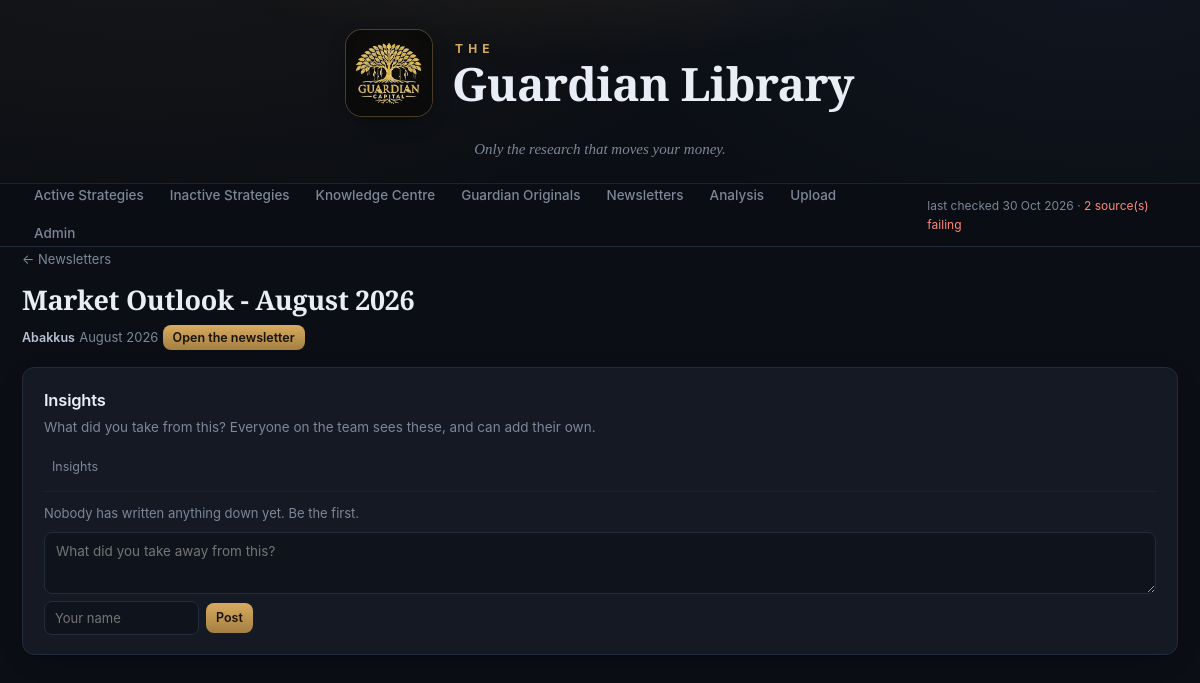
Page /newsletter/7952 on the committed database.
### tables this page shows
CREATE TABLE runs (
    id            INTEGER PRIMARY KEY AUTOINCREMENT,
    started_at    TEXT NOT NULL,
    finished_at   TEXT,
    new_items     INTEGER NOT NULL DEFAULT 0,
    sources_ok    INTEGER NOT NULL DEFAULT 0,
    sources_fail  INTEGER NOT NULL DEFAULT 0,
    detail        TEXT NOT NULL DEFAULT ''
);

CREATE TABLE items (
    id            INTEGER PRIMARY KEY AUTOINCREMENT,
    fund_id       INTEGER NOT NULL REFERENCES funds(id) ON DELETE CASCADE,
    source_id     INTEGER REFERENCES sources(id) ON DELETE SET NULL,
    kind          TEXT NOT NULL,   -- video | news | document
    title         TEXT NOT NULL,
    url           TEXT NOT NULL,
    canonical_url TEXT NOT NULL,   -- url stripped of tracking params, used for dedupe
    thumbnail     TEXT NOT NULL DEFAULT '',
    author        TEXT NOT NULL DEFAULT '',
    summary       TEXT NOT NULL DEFAULT '',
    published_at  TEXT,
    fetched_at    TEXT NOT NULL,
    seen          INTEGER NOT NULL DEFAULT 0,
    starred       INTEGER NOT NULL DEFAULT 0,
    duration_secs INTEGER,          -- videos only; NULL when unknown
    content_type  TEXT NOT NULL DEFAULT 'unclassified',  -- research | promo
    classify_why  TEXT NOT NULL DEFAULT '', period TEXT NOT NULL DEFAULT '', language TEXT NOT NULL DEFAULT '', language_why TEXT NOT NULL DEFAULT '', speaker TEXT NOT NULL DEFAULT '', speaker_why TEXT NOT NULL DEFAULT '',
    UNIQUE(fund_id, canonical_url)
);

CREATE TABLE funds (
    id            INTEGER PRIMARY KEY AUTOINCREMENT,
    name          TEXT NOT NULL UNIQUE,   -- product name, e.g. "Marcellus CCP"
    house         TEXT NOT NULL DEFAULT '',
    managers      TEXT NOT NULL DEFAULT '',  -- comma separated
    category      TEXT NOT NULL DEFAULT '',  -- PMS / AIF / MF
    match_terms   TEXT NOT NULL DEFAULT '',  -- extra keywords for relevance check
    active        INTEGER NOT NULL DEFAULT 1,
    created_at    TEXT NOT NULL
, bucket TEXT NOT NULL DEFAULT 'active');

### app.py (the view)
@app.get("/newsletter/<int:item_id>")
def newsletter(item_id):
    item = db.get_item(item_id)
    if not item or item["kind"] not in ("newsletter", "document"):
        return redirect(url_for("newsletters"))
    return render_template(
        "newsletter.html",
        item=item,
        summary=db.summaries_by_item([item_id]).get(item_id),
        insights=db.insights_for([item_id]).get(item_id, []),
        last_run=db.last_run())

### app.py (called while the page is built)
@app.context_processor
def inject_globals():
    return {"cfg": config}

@app.before_request
def require_team_password():
    if not config.VIEWER_PASSWORD:
        return None
    if request.endpoint in PUBLIC_ENDPOINTS:
        return None
    if session.get("viewer") or session.get("admin"):
        return None
    return redirect(url_for("login", next=request.full_path))

@app.after_request
def no_store_html(response):
    if response.mimetype == "text/html":
        response.headers["Cache-Control"] = "no-store, must-revalidate"
        response.headers["Pragma"] = "no-cache"
        response.headers["Expires"] = "0"
    return response

@app.template_filter("when")
def when(iso):
    if not iso:
        return "—"
    from dateutil import parser as dp
    try:
        return dp.parse(iso).strftime("%d %b %Y")
    except (ValueError, TypeError):
        return "—"

@app.template_filter("month_name")
def month_name(period):
    if not period or period == "undated":
        return "Undated"
    names = ["", "January", "February", "March", "April", "May", "June",
             "July", "August", "September", "October", "November", "December"]
    try:
        return f"{names[int(period[5:7])]} {period[:4]}"
    except (ValueError, IndexError):
        return period

### config.py (called while the page is built)
def logo_file():
    if LOGO_FILE:
        return LOGO_FILE if os.path.exists(
            os.path.join(BASE_DIR, "static", LOGO_FILE)) else ""
    for name in _LOGO_NAMES:
        if os.path.exists(os.path.join(BASE_DIR, "static", name)):
            return name
    return ""

def has_logo():
    return bool(logo_file())

### db.py (called while the page is built)
def connect():
    os.makedirs(config.DATA_DIR, exist_ok=True)
    conn = sqlite3.connect(config.DB_PATH, timeout=30)
    conn.row_factory = sqlite3.Row
    conn.execute("PRAGMA foreign_keys = ON")
    conn.execute("PRAGMA journal_mode = WAL")
    return conn

def get_item(item_id):
    conn = connect()
    row = conn.execute(
        """SELECT i.*, f.name AS fund_name, f.house, f.managers
           FROM items i JOIN funds f ON f.id = i.fund_id
           WHERE i.id = ?""", (item_id,)).fetchone()
    conn.close()
    return dict(row) if row else None

def last_run():
    conn = connect()
    row = conn.execute(
        "SELECT * FROM runs ORDER BY id DESC LIMIT 1").fetchone()
    conn.close()
    return dict(row) if row else None

### templates/newsletter.html (shortened to what this page needs)
{% extends "base.html" %}
{% from "_insights.html" import insight_block %}
{% block content %}
<p style="margin:0 0 12px">
  <a class="quiet" href="{{ url_for('newsletters') }}">← Newsletters</a>
</p>
<h1 class="watch-title">{{ item.title }}</h1>
<div class="meta" style="margin-bottom:18px">
  <span class="fundname">{{ item.house or item.fund_name }}</span>
  <span class="quiet">{{ item.period | month_name }}</span>
  <a class="btn sm" href="{{ item.url }}" target="_blank" rel="noopener">Open the newsletter</a>
</div>
<div class="panel">
  <h2 style="margin-bottom:4px">Insights</h2>
  <p class="hint">
    What did you take from this? Everyone on the team sees these, and can add
    their own.
  </p>
  {% if cfg.STATIC_EXPORT %}
    {# A published page cannot write to a database, so the thread lives in
       GitHub Discussions - one per newsletter, posted to from right here. #}
    {% if cfg.giscus_ready() %}
      <script src="https://giscus.app/client.js"
              data-repo="{{ cfg.GISCUS_REPO }}"
              data-repo-id="{{ cfg.GISCUS_REPO_ID }}"
              data-category="{{ cfg.GISCUS_CATEGORY }}"
              data-category-id="{{ cfg.GISCUS_CATEGORY_ID }}"
              data-mapping="pathname"
              data-strict="1"
              data-reactions-enabled="1"
              data-emit-metadata="0"
              data-input-position="top"
              data-theme="dark_dimmed"
              data-lang="en"
              data-loading="lazy"
              async>
      </script>
      <noscript>
        <a href="https://github.com/{{ cfg.GISCUS_REPO }}/discussions">
          Read and add insights on GitHub Discussions</a>.
      </noscript>
    {% else %}
      <p class="hint">
        Not connected yet. Turn on Discussions for the repository and install
        the giscus app, then insights appear here for everyone.
        <a href="https://github.com/{{ cfg.GISCUS_REPO }}/discussions"
           target="_blank" rel="noopener">Open Discussions</a>
      </p>
    {% endif %}
  {% else %}
    {{ insight_block(item.id, insights) }}
  {% endif %}
</div>
{% endblock %}

### templates/base.html (shortened to what this page needs)
<!doctype html>
<html lang="en">
<head>
  <link rel="stylesheet" href="{{ url_for('static', filename='style.css') }}">
</head>
<body>
<div class="masthead">
  <a class="mh-inner" href="{{ url_for('index') }}">
    <span class="mh-logo">
      {% if cfg.has_logo() %}
        <img src="{{ url_for('static', filename=cfg.logo_file()) }}"
             alt="Guardian Capital">
      {% endif %}
    </span>
    <span class="mh-words">
      <span class="mh-the">The</span>
      <span class="mh-name">{{ cfg.SITE_NAME }}</span>
    </span>
  </a>
  <p class="mh-tagline">{{ cfg.SITE_TAGLINE }}</p>
</div>
<header class="topbar">
  <div class="wrap">
    <nav>
      {% for key, label, _desc in cfg.BUCKETS %}
        {% if not (cfg.STATIC_EXPORT and key == 'inhouse') %}
          <a href="{{ url_for('shelf', bucket=key) }}"
             class="{{ 'on' if request.endpoint in ('shelf', 'index') and bucket == key }}">{{ label }}</a>
        {% endif %}
      {% endfor %}
      <a href="{{ url_for('newsletters') }}"
         class="{{ 'on' if request.endpoint == 'newsletters' }}">Newsletters</a>
      <a href="{{ url_for('analysis') }}"
         class="{{ 'on' if request.endpoint == 'analysis' }}">Analysis</a>
      {% if not cfg.STATIC_EXPORT %}
        <a href="{{ url_for('upload_page') }}"
           class="{{ 'on' if request.endpoint in ('upload_page', 'upload_newsletter') }}">Upload</a>
        <a href="{{ url_for('admin') }}"
           class="{{ 'on' if request.endpoint == 'admin' }}">Admin</a>
      {% endif %}
    </nav>
    {% if last_run %}
      <span class="runstamp" title="{{ last_run.finished_at }}">
        last checked {{ last_run.finished_at | when }}
        {%- if last_run.sources_fail %} · <span class="warn">{{ last_run.sources_fail }} source(s) failing</span>{% endif %}
      </span>
    {% endif %}
  </div>
</header>
<main class="wrap">
  {% block content %}{% endblock %}
</main>
</body>
</html>

### templates/_insights.html (shortened to what this page needs)
{% macro insight_block(item_id, rows) -%}
  <button class="ins-toggle" id="instoggle-{{ item_id }}"
          onclick="toggleInsights({{ item_id }}, this)"
          title="What the team took away from this">
    Insights
  </button>
  <div class="insights" id="ins-{{ item_id }}" hidden>
    <p class="ins-empty" id="insempty-{{ item_id }}"
       {% if rows %}style="display:none"{% endif %}>
      Nobody has written anything down yet. Be the first.</p>
    <div class="ins-form">
      <textarea id="insbody-{{ item_id }}"
                placeholder="What did you take away from this?"></textarea>
      <div class="row">
        <input type="text" id="insauthor-{{ item_id }}" placeholder="Your name">
        <button class="btn sm" onclick="addInsight({{ item_id }}, this)">Post</button>
      </div>
    </div>
  </div>
{%- endmacro %}

### rows in the picture
runs: finished_at|when "30 Oct 2026", sources_fail "2"
items: title "Market Outlook - August 2026", period|month_name "August 2026", id "What did you take away from this?"
funds: house "Abakkus"

### other values in the picture
{{ cfg.SITE_NAME }} "Guardian Library"
{{ cfg.SITE_TAGLINE }} "Only the research that moves your money."
{{ label }} "Active Strategies" "Inactive Strategies" "Knowledge Centre" "Guardian Originals"
